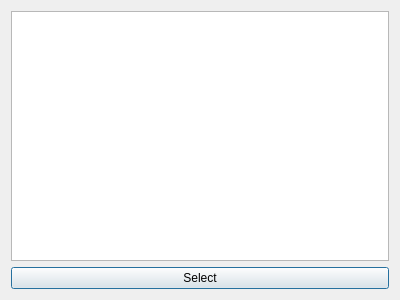
<?xml version="1.0" encoding="UTF-8"?>
<ui version="4.0">
 <class>SelectMapDialog</class>
 <widget class="QDialog" name="SelectMapDialog">
  <property name="geometry">
   <rect>
    <x>0</x>
    <y>0</y>
    <width>400</width>
    <height>300</height>
   </rect>
  </property>
  <property name="windowTitle">
   <string>Dialog</string>
  </property>
  <layout class="QVBoxLayout" name="verticalLayout">
   <item>
    <widget class="QListWidget" name="listWidget"/>
   </item>
   <item>
    <widget class="QPushButton" name="pushButton">
     <property name="text">
      <string>Select</string>
     </property>
    </widget>
   </item>
  </layout>
 </widget>
 <resources/>
 <connections/>
</ui>
